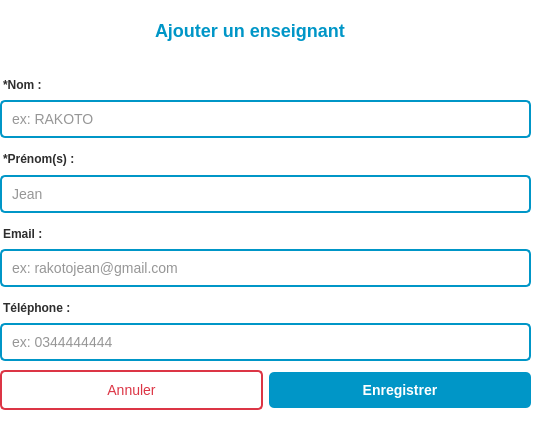
<?xml version="1.0" encoding="UTF-8"?>
<ui version="4.0">
 <class>EnseignantDialog</class>
 <widget class="QDialog" name="EnseignantDialog">
  <property name="geometry">
   <rect>
    <x>0</x>
    <y>0</y>
    <width>533</width>
    <height>434</height>
   </rect>
  </property>
  <property name="windowTitle">
   <string>Dialog</string>
  </property>
  <property name="styleSheet">
   <string notr="true">/* Fenêtre dialog */
QDialog {
    background-color: #FFFFFF;
    font-family: Arial;
    font-size: 14px;
}

/* Titre */
#label_titre {
    color: #0096C7;
    font-size: 18px;
    font-weight: bold;
    padding: 10px;
}

/* Labels */
#label_nom, #label_prenoms, #label_email, #label_telephone {
    color: #2D2D2D;
    font-weight: bold;
    margin-top: 5px;
}

/* Champs de saisie */
QLineEdit {
    border: 2px solid #0096C7;
    border-radius: 5px;
    padding: 8px;
    font-size: 14px;
    color: #2D2D2D;
}

QLineEdit:focus {
    border: 2px solid #0077A8;
    background-color: #F0F9FF;
}

/* Bouton enregistrer */
#btn_enregistrer {
    background-color: #0096C7;
    color: #FFFFFF;
    border-radius: 5px;
    padding: 10px 20px;
    font-size: 14px;
    font-weight: bold;
}

#btn_enregistrer:hover {
    background-color: #0077A8;
}

/* Bouton annuler */
#btn_annuler {
    background-color: #FFFFFF;
    color: #DC3545;
    border: 2px solid #DC3545;
    border-radius: 5px;
    padding: 10px 20px;
    font-size: 14px;
}

#btn_annuler:hover {
    background-color: #DC3545;
    color: #FFFFFF;
}</string>
  </property>
  <widget class="QWidget" name="widget_content" native="true">
   <property name="geometry">
    <rect>
     <x>0</x>
     <y>0</y>
     <width>531</width>
     <height>431</height>
    </rect>
   </property>
   <widget class="QLabel" name="label_titre">
    <property name="geometry">
     <rect>
      <x>140</x>
      <y>10</y>
      <width>231</width>
      <height>41</height>
     </rect>
    </property>
    <property name="text">
     <string>Ajouter un enseignant</string>
    </property>
   </widget>
   <widget class="QWidget" name="widget_form" native="true">
    <property name="geometry">
     <rect>
      <x>0</x>
      <y>70</y>
      <width>531</width>
      <height>291</height>
     </rect>
    </property>
    <layout class="QVBoxLayout" name="verticalLayout">
     <item>
      <widget class="QLabel" name="label_nom">
       <property name="text">
        <string>*Nom :</string>
       </property>
      </widget>
     </item>
     <item>
      <widget class="QLineEdit" name="lineEdit_nom">
       <property name="placeholderText">
        <string>ex: RAKOTO</string>
       </property>
      </widget>
     </item>
     <item>
      <widget class="QLabel" name="label_prenoms">
       <property name="text">
        <string>*Prénom(s) :</string>
       </property>
      </widget>
     </item>
     <item>
      <widget class="QLineEdit" name="lineEdit_prenoms">
       <property name="placeholderText">
        <string>Jean</string>
       </property>
      </widget>
     </item>
     <item>
      <widget class="QLabel" name="label_email">
       <property name="text">
        <string>Email :</string>
       </property>
      </widget>
     </item>
     <item>
      <widget class="QLineEdit" name="lineEdit_email">
       <property name="placeholderText">
        <string>ex: rakotojean@gmail.com</string>
       </property>
      </widget>
     </item>
     <item>
      <widget class="QLabel" name="label_telephone">
       <property name="text">
        <string>Téléphone :</string>
       </property>
      </widget>
     </item>
     <item>
      <widget class="QLineEdit" name="lineEdit_telephone">
       <property name="placeholderText">
        <string>ex: 0344444444</string>
       </property>
      </widget>
     </item>
    </layout>
   </widget>
   <widget class="QWidget" name="widget" native="true">
    <property name="geometry">
     <rect>
      <x>0</x>
      <y>360</y>
      <width>531</width>
      <height>61</height>
     </rect>
    </property>
    <layout class="QHBoxLayout" name="horizontalLayout">
     <item>
      <widget class="QPushButton" name="btn_annuler">
       <property name="text">
        <string>Annuler</string>
       </property>
      </widget>
     </item>
     <item>
      <widget class="QPushButton" name="btn_enregistrer">
       <property name="text">
        <string>Enregistrer</string>
       </property>
      </widget>
     </item>
    </layout>
   </widget>
  </widget>
 </widget>
 <resources/>
 <connections/>
</ui>
